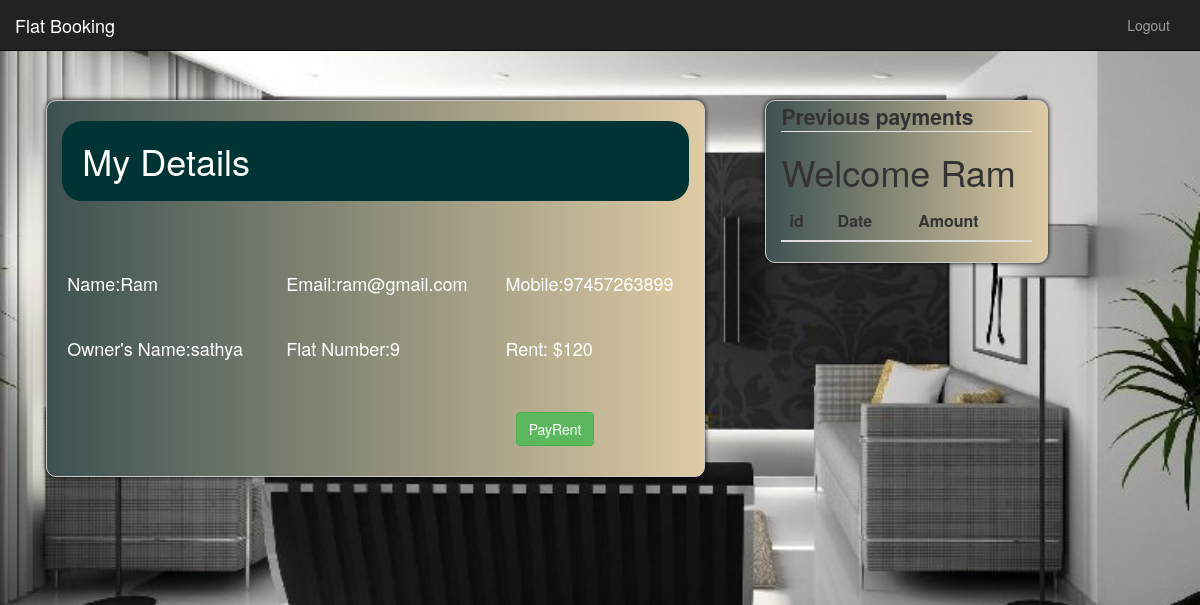
The app's page /tenant.php (signed in) with its own data.
### tables this page shows
CREATE TABLE `tenant` (
  `id` int(11) NOT NULL,
  `name` varchar(50) NOT NULL,
  `email` varchar(50) NOT NULL,
  `password` varchar(20) NOT NULL,
  `mobile` varchar(13) NOT NULL,
  `building` varchar(50) NOT NULL,
  `apartment` varchar(10) NOT NULL,
  `rent` varchar(20) NOT NULL,
  `date` date NOT NULL,
  `oid` varchar(10) NOT NULL
);

### tvalidate.php (called while the page is built, shortened)
<?php
$tid=$_SESSION['tid'];

### tenant.php (the view, shortened to what this page needs)
<?php
include 'tvalidate.php';
include 'tnav.php';
$currenttime=strtotime(date("Y-m-d"));
$currentmonth=date("m",$currenttime);
?>
<html lang="en" >
<head>
  <link rel="stylesheet" href="https://maxcdn.bootstrapcdn.com/bootstrap/3.3.7/css/bootstrap.min.css">
</head>
    <body style="background-image: url('img/tenant.jpg');background-attachment: fixed; background-repeat: no-repeat; background-size: cover">
          <div class='row' style="padding: 50px">
            <div  class="col-md-7 box" style="background-color:#adadad; margin-left:1%; ">
        <?php
        include 'conn.php';
        $sql = "select *,(select name from owner where owned=t.apartment)as owner,(select apartmentNum from apartment where id=t.apartment)as apartment from tenant t where id=$tid";
        $recenttransactionsql = "select * from transaction where tid=$tid order by id DESC LIMIT 1";
        $recenttransactionrun = mysqli_query($con, $recenttransactionsql);
        $recenttransactionrow = $recenttransactionrun->fetch_assoc();
        $recenttransactiontime=strtotime($recenttransactionrow['date']);
        $recenttransactionmonth=date("m",$recenttransactiontime);
                $run= mysqli_query($con, $sql);{
                while ($row = $run->fetch_assoc()) {
      ?>
                <h1 style="color: #fff;background: #033;padding: 20px;border-radius: 20px">My Details</h1><br><br>
                <div class="row" style="color:white">
                    <div class="a col-md-4" style="padding: 20px">
                   <?php      echo 'Name:'.$row['name'];
                 ?>
               </div>
                    <div class="a col-md-4" style="padding: 20px">
                   <?php      echo 'Email:'.$row['email'];
                 ?>
               </div>
                    <div class="a col-md-4" style="padding: 20px">
                   <?php      echo 'Mobile:'.$row['mobile'];
                 ?>
               </div>
                    <div class="a col-md-4" style="padding: 20px">
                   <?php      echo 'Owner\'s Name:'.$row['owner'];
                 ?>
               </div>
                    <div class="a col-md-4" style="padding: 20px">
                   <?php      echo 'Flat Number:'.$row['apartment'];
                 ?>
               </div>
                    <div class="a col-md-4" style="padding: 20px">
                   <?php      echo 'Rent: $'.$row['rent'];
                 ?>
               </div>
                    <form action="payment.php" method="POST">
                      <div class="a" style="padding: 40px; margin: 40px">
                          <?php if($currentmonth > $recenttransactionmonth) {?>
                          <button style="margin:30px" class="btn btn-success pull-right " type="submit">PayRent</button>
                          <?php }
                          else{
                              echo " Rent Already Paid! ";
                            }
                            ?>
               </div>
                    </form>
           </div>
        <?php
                }}
        ?>
                     </div>
               <div  class="col-sm-3 box" style="background-color:#adadad; margin-left:10px;">
                   <legend><b>Previous payments</b></legend>
                   <table class="table">
  <thead>
    <tr>
      <th scope="col">id</th>
      <th scope="col">Date</th>
      <th scope="col">Amount</th>
    </tr>
  </thead>
  <tbody>
       <?php
        $qry1="select * from tenant  where id=$tid";
        $run1=mysqli_query($con,$qry1);
        $row1=$run1->fetch_assoc();
        $TenantName=$row1['name'];
        echo "<h1>Welcome $TenantName </h1>";
        ?>
        </tbody>
                   </table>
                </div>
 </div>

### tenant.php (style rules this page uses)
.box { transition: box-shadow .3s; margin: 50px; border-radius:10px; border: 1px solid #ccc; background-image: linear-gradient(to right, #3E5151 , #DECBA4); float: left; box-shadow: 0px 0px 5px #000 }
div.a { font-size: 18px; }

### records on screen
tenant: name "Ram", email "ram@gmail.com", mobile "97457263899", owner "sathya", apartment "9", rent "120"
